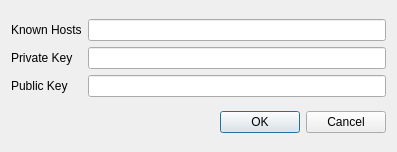
<?xml version="1.0" encoding="UTF-8"?>
<ui version="4.0">
 <class>SshFileDialog</class>
 <widget class="QDialog" name="SshFileDialog">
  <property name="geometry">
   <rect>
    <x>0</x>
    <y>0</y>
    <width>397</width>
    <height>152</height>
   </rect>
  </property>
  <property name="sizePolicy">
   <sizepolicy hsizetype="Preferred" vsizetype="Fixed">
    <horstretch>0</horstretch>
    <verstretch>0</verstretch>
   </sizepolicy>
  </property>
  <property name="windowTitle">
   <string>SSH File Locations</string>
  </property>
  <layout class="QVBoxLayout" name="verticalLayout">
   <item>
    <layout class="QGridLayout" name="gridLayout">
     <item row="2" column="1">
      <widget class="QLineEdit" name="publicKey">
       <property name="toolTip">
        <string>Location of the SSH public key file.  Typically this is the 
same file name as for the private key, but with .pub 
appended.</string>
       </property>
      </widget>
     </item>
     <item row="2" column="0">
      <widget class="QLabel" name="label_3">
       <property name="text">
        <string>Public Key</string>
       </property>
      </widget>
     </item>
     <item row="1" column="1">
      <widget class="QLineEdit" name="privateKey">
       <property name="toolTip">
        <string>Location of the SSH identity file.  For protocol 1 this is usually 
located in $HOME/.ssh/identity. For protocol 2 this is usually 
located in either $HOME/.ssh/id_rsa or $HOME/.ssh/id_dsa.</string>
       </property>
      </widget>
     </item>
     <item row="1" column="0">
      <widget class="QLabel" name="label_2">
       <property name="text">
        <string>Private Key</string>
       </property>
      </widget>
     </item>
     <item row="0" column="1">
      <widget class="QLineEdit" name="knownHosts">
       <property name="toolTip">
        <string>This is the location of the known_hosts file.
Typically this is in $HOME/.ssh/known_hosts</string>
       </property>
      </widget>
     </item>
     <item row="0" column="0">
      <widget class="QLabel" name="label">
       <property name="text">
        <string>Known Hosts</string>
       </property>
      </widget>
     </item>
    </layout>
   </item>
   <item>
    <widget class="QDialogButtonBox" name="buttonBox">
     <property name="orientation">
      <enum>Qt::Horizontal</enum>
     </property>
     <property name="standardButtons">
      <set>QDialogButtonBox::Cancel|QDialogButtonBox::Ok</set>
     </property>
    </widget>
   </item>
  </layout>
 </widget>
 <resources/>
 <connections>
  <connection>
   <sender>buttonBox</sender>
   <signal>accepted()</signal>
   <receiver>SshFileDialog</receiver>
   <slot>accept()</slot>
   <hints>
    <hint type="sourcelabel">
     <x>248</x>
     <y>254</y>
    </hint>
    <hint type="destinationlabel">
     <x>157</x>
     <y>274</y>
    </hint>
   </hints>
  </connection>
  <connection>
   <sender>buttonBox</sender>
   <signal>rejected()</signal>
   <receiver>SshFileDialog</receiver>
   <slot>reject()</slot>
   <hints>
    <hint type="sourcelabel">
     <x>316</x>
     <y>260</y>
    </hint>
    <hint type="destinationlabel">
     <x>286</x>
     <y>274</y>
    </hint>
   </hints>
  </connection>
 </connections>
</ui>
